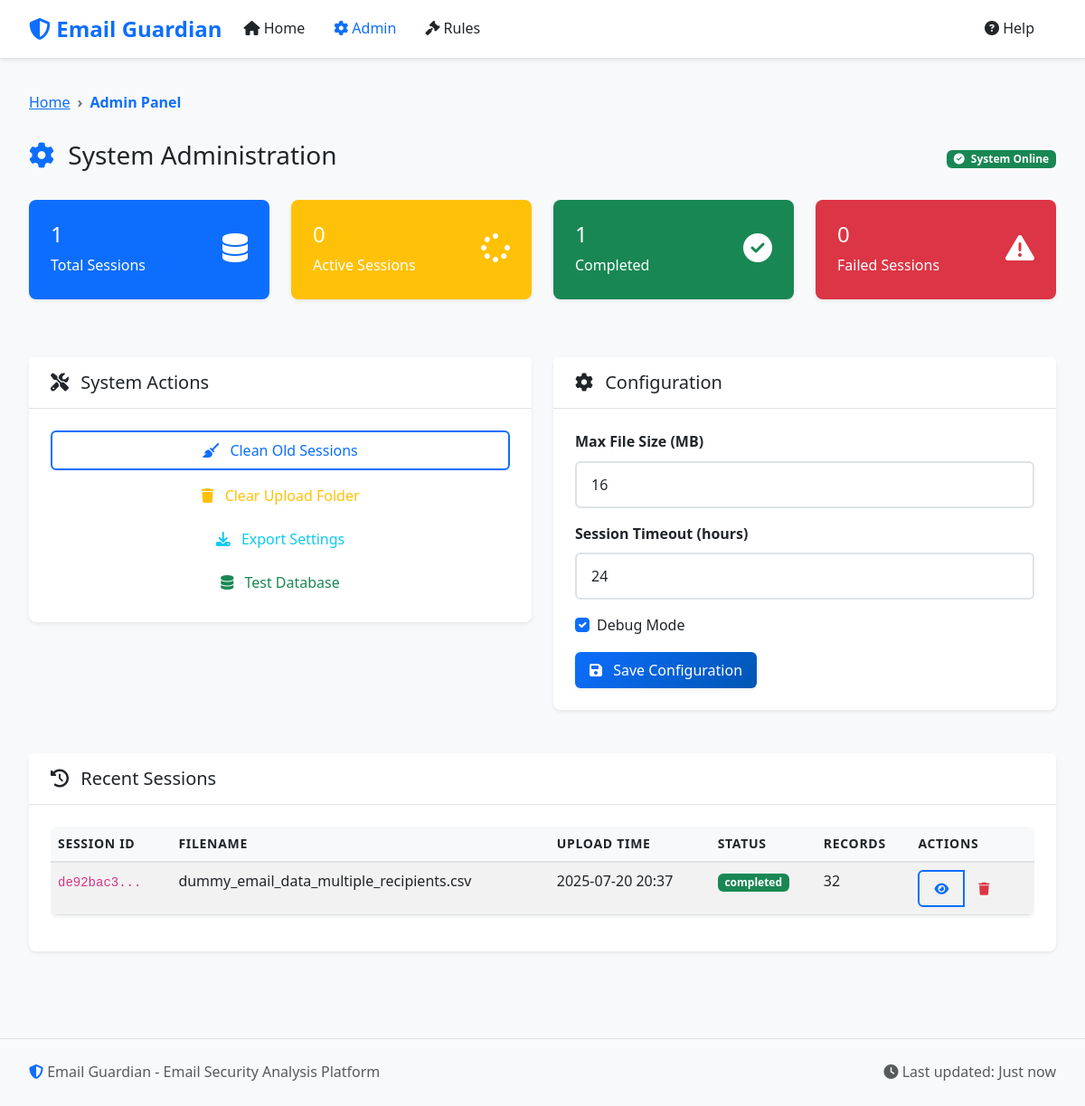
/admin, run on an earlier commit of the app's database.
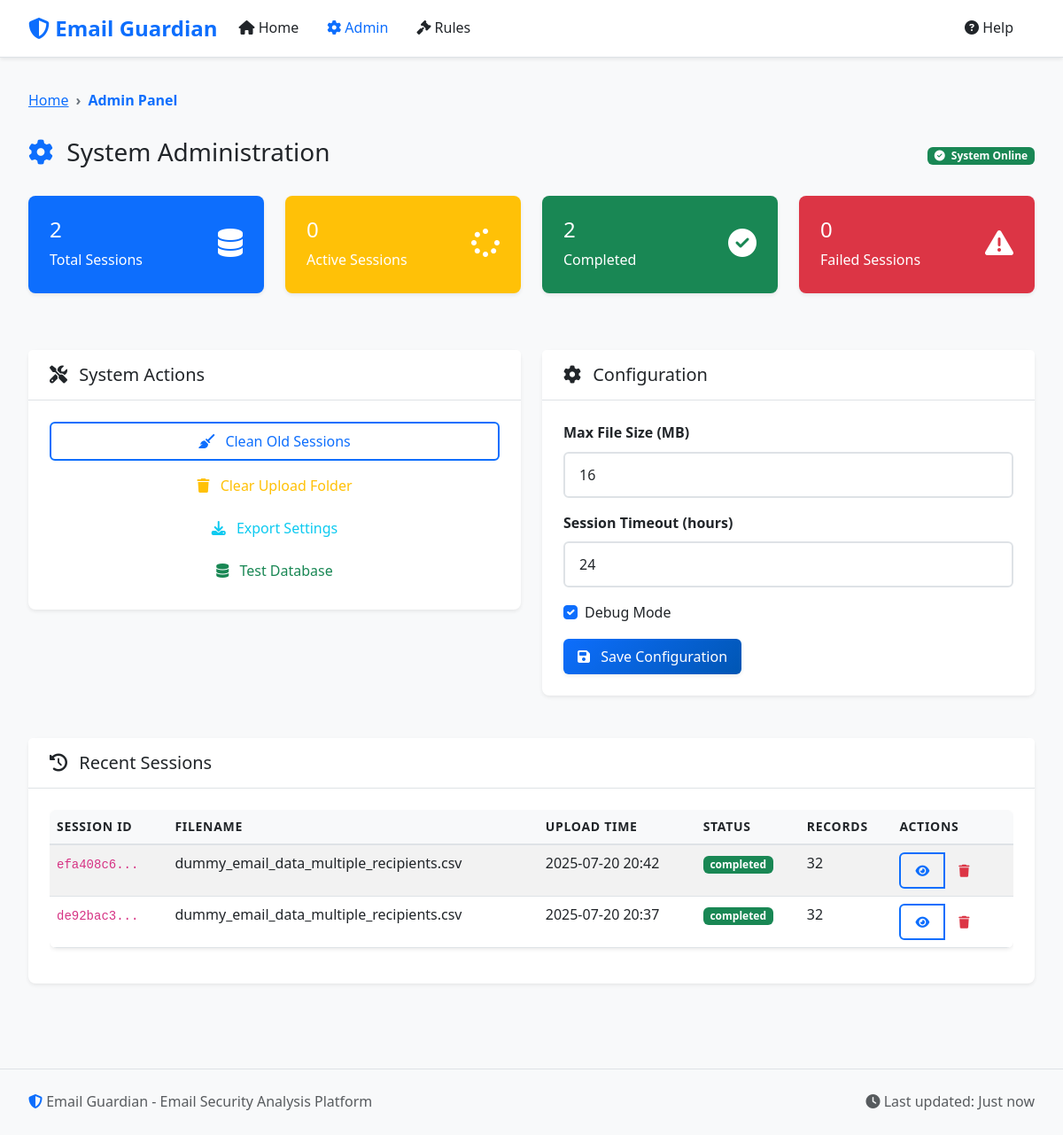
And on a later commit of the database.
### models.py (models this page shows, shortened)
class ProcessingSession(db.Model):
    __tablename__ = 'processing_sessions'
    id = db.Column(db.String(36), primary_key=True)
    filename = db.Column(db.String(255), nullable=False)
    upload_time = db.Column(db.DateTime, default=datetime.utcnow)
    total_records = db.Column(db.Integer, default=0)
    processed_records = db.Column(db.Integer, default=0)
    status = db.Column(db.String(50), default='uploaded')  # uploaded, processing, completed, error
    error_message = db.Column(Text)
    processing_stats = db.Column(JSON)
    data_path = db.Column(db.String(500))
    is_compressed = db.Column(db.Boolean, default=False)
    exclusion_applied = db.Column(db.Boolean, default=False)
    whitelist_applied = db.Column(db.Boolean, default=False)
    rules_applied = db.Column(db.Boolean, default=False)
    ml_applied = db.Column(db.Boolean, default=False)

### routes.py (the view)
@app.route('/admin')
def admin():
    stats = {
        'total_sessions': ProcessingSession.query.count(),
        'active_sessions': ProcessingSession.query.filter_by(status='processing').count(),
        'completed_sessions': ProcessingSession.query.filter_by(status='completed').count(),
        'failed_sessions': ProcessingSession.query.filter_by(status='failed').count()
    }
    recent_sessions = ProcessingSession.query.order_by(ProcessingSession.upload_time.desc()).limit(5).all()
    sessions = ProcessingSession.query.order_by(ProcessingSession.upload_time.desc()).all()
    whitelist_domains = WhitelistDomain.query.filter_by(is_active=True).all()
    attachment_keywords = AttachmentKeyword.query.filter_by(is_active=True).all()
    return render_template('admin.html',
                         stats=stats,
                         recent_sessions=recent_sessions,
                         sessions=sessions,
                         whitelist_domains=whitelist_domains,
                         attachment_keywords=attachment_keywords)

### templates/admin.html (shortened to what this page needs)
{% extends "base.html" %}
{% block breadcrumb %}
<nav aria-label="breadcrumb">
    <ol class="breadcrumb">
        <li class="breadcrumb-item"><a href="{{ url_for('index') }}">Home</a></li>
        <li class="breadcrumb-item active">Admin Panel</li>
    </ol>
</nav>
{% endblock %}
{% block content %}
<div class="row">
    <div class="col-12">
        <div class="d-flex justify-content-between align-items-center mb-4">
            <h1 class="h3">
                <i class="fas fa-cog text-primary me-2"></i>
                System Administration
            </h1>
            <div class="badge bg-success">
                <i class="fas fa-check-circle me-1"></i>
                System Online
            </div>
        </div>
    </div>
</div>
<div class="row mb-4">
    <div class="col-md-3 mb-3">
        <div class="card text-white bg-primary">
            <div class="card-body">
                <div class="d-flex justify-content-between">
                    <div>
                        <h4 class="card-title">{{ stats.total_sessions }}</h4>
                        <p class="card-text">Total Sessions</p>
                    </div>
                    <div class="align-self-center">
                        <i class="fas fa-database fa-2x"></i>
                    </div>
                </div>
            </div>
        </div>
    </div>
    <div class="col-md-3 mb-3">
        <div class="card text-white bg-warning">
            <div class="card-body">
                <div class="d-flex justify-content-between">
                    <div>
                        <h4 class="card-title">{{ stats.active_sessions }}</h4>
                        <p class="card-text">Active Sessions</p>
                    </div>
                    <div class="align-self-center">
                        <i class="fas fa-spinner fa-2x"></i>
                    </div>
                </div>
            </div>
        </div>
    </div>
    <div class="col-md-3 mb-3">
        <div class="card text-white bg-success">
            <div class="card-body">
                <div class="d-flex justify-content-between">
                    <div>
                        <h4 class="card-title">{{ stats.completed_sessions }}</h4>
                        <p class="card-text">Completed</p>
                    </div>
                    <div class="align-self-center">
                        <i class="fas fa-check-circle fa-2x"></i>
                    </div>
                </div>
            </div>
        </div>
    </div>
    <div class="col-md-3 mb-3">
        <div class="card text-white bg-danger">
            <div class="card-body">
                <div class="d-flex justify-content-between">
                    <div>
                        <h4 class="card-title">{{ stats.failed_sessions }}</h4>
                        <p class="card-text">Failed Sessions</p>
                    </div>
                    <div class="align-self-center">
                        <i class="fas fa-exclamation-triangle fa-2x"></i>
                    </div>
                </div>
            </div>
        </div>
    </div>
</div>
<div class="row mb-4">
    <div class="col-md-6">
        <div class="card">
            <div class="card-header">
                <h5 class="card-title mb-0">
                    <i class="fas fa-tools me-2"></i>
                    System Actions
                </h5>
            </div>
            <div class="card-body">
                <div class="d-grid gap-2">
                    <button class="btn btn-outline-primary" onclick="cleanupOldSessions()">
                        <i class="fas fa-broom me-2"></i>
                        Clean Old Sessions
                    </button>
                    <button class="btn btn-outline-warning" onclick="clearUploads()">
                        <i class="fas fa-trash me-2"></i>
                        Clear Upload Folder
                    </button>
                    <button class="btn btn-outline-info" onclick="exportSettings()">
                        <i class="fas fa-download me-2"></i>
                        Export Settings
                    </button>
                    <button class="btn btn-outline-success" onclick="testDatabase()">
                        <i class="fas fa-database me-2"></i>
                        Test Database
                    </button>
                </div>
            </div>
        </div>
    </div>
    <div class="col-md-6">
        <div class="card">
            <div class="card-header">
                <h5 class="card-title mb-0">
                    <i class="fas fa-cog me-2"></i>
                    Configuration
                </h5>
            </div>
            <div class="card-body">
                <form id="configForm">
                    <div class="mb-3">
                        <label class="form-label">Max File Size (MB)</label>
                        <input type="number" class="form-control" value="16" min="1" max="100">
                    </div>
                    <div class="mb-3">
                        <label class="form-label">Session Timeout (hours)</label>
                        <input type="number" class="form-control" value="24" min="1" max="168">
                    </div>
                    <div class="mb-3">
                        <div class="form-check">
                            <input class="form-check-input" type="checkbox" checked>
                            <label class="form-check-label">Debug Mode</label>
                        </div>
                    </div>
                    <button type="button" class="btn btn-primary" onclick="saveConfig()">
                        <i class="fas fa-save me-2"></i>
                        Save Configuration
                    </button>
                </form>
            </div>
        </div>
    </div>
</div>
<div class="row">
    <div class="col-12">
        <div class="card">
            <div class="card-header">
                <h5 class="card-title mb-0">
                    <i class="fas fa-history me-2"></i>
                    Recent Sessions
                </h5>
            </div>
            <div class="card-body">
                {% if recent_sessions %}
                <div class="table-responsive">
                    <table class="table table-striped">
                        <thead>
                            <tr>
                                <th>Session ID</th>
                                <th>Filename</th>
                                <th>Upload Time</th>
                                <th>Status</th>
                                <th>Records</th>
                                <th>Actions</th>
                            </tr>
                        </thead>
                        <tbody>
                            {% for session in recent_sessions %}
                            <tr>
                                <td>
                                    <code>{{ session.id[:8] }}...</code>
                                </td>
                                <td>{{ session.filename }}</td>
                                <td>{{ session.upload_time.strftime('%Y-%m-%d %H:%M') }}</td>
                                <td>
                                    {% if session.status == 'completed' %}
                                        <span class="badge bg-success">{{ session.status }}</span>
                                    {% elif session.status == 'processing' %}
                                        <span class="badge bg-warning">{{ session.status }}</span>
                                    {% elif session.status == 'failed' %}
                                        <span class="badge bg-danger">{{ session.status }}</span>
                                    {% else %}
                                        <span class="badge bg-secondary">{{ session.status }}</span>
                                    {% endif %}
                                </td>
                                <td>{{ session.total_records or 0 }}</td>
                                <td>
                                    <div class="btn-group btn-group-sm">
                                        <a href="{{ url_for('dashboard', session_id=session.id) }}" class="btn btn-outline-primary">
                                            <i class="fas fa-eye"></i>
                                        </a>
                                        <button class="btn btn-outline-danger" onclick="deleteSession('{{ session.id }}')">
                                            <i class="fas fa-trash"></i>
                                        </button>
                                    </div>
                                </td>
                            </tr>
                            {% endfor %}
                        </tbody>
                    </table>
                </div>
                {% else %}
                <div class="text-center py-4">
                    <i class="fas fa-inbox fa-3x text-muted mb-3"></i>
                    <h5 class="text-muted">No sessions found</h5>
                    <p class="text-muted">Upload some files to see session data here.</p>
                </div>
                {% endif %}
            </div>
        </div>
    </div>
</div>
{% endblock %}

### templates/base.html (shortened to what this page needs)
<!DOCTYPE html>
<html lang="en">
<head>
    <link href="https://cdn.jsdelivr.net/npm/bootstrap@5.3.0/dist/css/bootstrap.min.css" rel="stylesheet">
    <link href="https://cdnjs.cloudflare.com/ajax/libs/font-awesome/6.4.0/css/all.min.css" rel="stylesheet">
    <link href="https://cdn.datatables.net/1.13.4/css/dataTables.bootstrap5.min.css" rel="stylesheet">
    <link href="{{ url_for('static', filename='css/style.css') }}" rel="stylesheet">
</head>
<body>
    <nav class="navbar navbar-expand-lg navbar-light bg-white">
        <div class="container-fluid">
            <a class="navbar-brand" href="{{ url_for('index') }}">
                <i class="fas fa-shield-alt text-primary"></i>
                Email Guardian
            </a>
            <div class="collapse navbar-collapse" id="navbarNav">
                <ul class="navbar-nav me-auto">
                    <li class="nav-item">
                        <a class="nav-link {% if request.endpoint == 'index' %}active{% endif %}" href="{{ url_for('index') }}">
                            <i class="fas fa-home"></i> Home
                        </a>
                    </li>
                    <li class="nav-item">
                        <a class="nav-link {% if request.endpoint == 'admin' %}active{% endif %}" href="{{ url_for('admin') }}">
                            <i class="fas fa-cog"></i> Admin
                        </a>
                    </li>
                    <li class="nav-item">
                        <a class="nav-link {% if request.endpoint == 'rules' %}active{% endif %}" href="{{ url_for('rules') }}">
                            <i class="fas fa-gavel"></i> Rules
                        </a>
                    </li>
                </ul>
                <ul class="navbar-nav">
                    <li class="nav-item">
                        <a class="nav-link" href="#" onclick="showHelp()">
                            <i class="fas fa-question-circle"></i> Help
                        </a>
                    </li>
                </ul>
            </div>
        </div>
    </nav>
    <main class="container-fluid py-4">
        {% block breadcrumb %}{% endblock %}
        {% block content %}{% endblock %}
    </main>
    <footer class="bg-light border-top py-4 mt-5">
        <div class="container-fluid">
            <div class="row">
                <div class="col-md-6">
                    <p class="text-muted mb-0">
                        <i class="fas fa-shield-alt text-primary"></i>
                        Email Guardian - Email Security Analysis Platform
                    </p>
                </div>
                <div class="col-md-6 text-end">
                    <p class="text-muted mb-0">
                        <i class="fas fa-clock"></i>
                        Last updated: <span id="lastUpdate">Just now</span>
                    </p>
                </div>
            </div>
        </div>
    </footer>
</body>
</html>

What changed in the data, as far as the page shows it:
added ProcessingSession: id "efa408c6", filename "dummy_email_data_multiple_recipients.csv", upload_time "2025-07-20 20:42", status "completed", total_records "32"
Also different on the page:
{{ stats.total_sessions }}: "1" → "2"
{{ stats.completed_sessions }}: "1" → "2"
